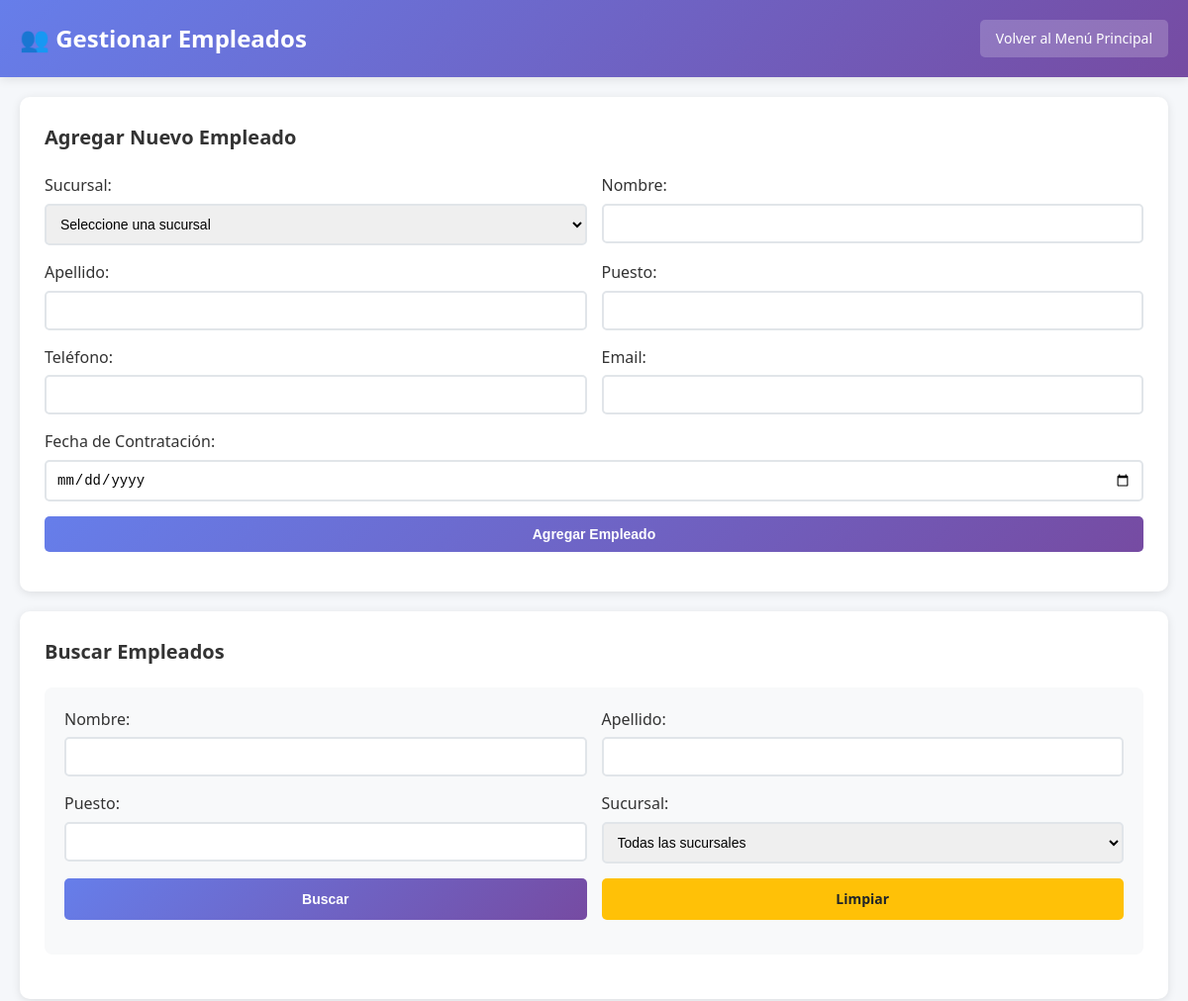
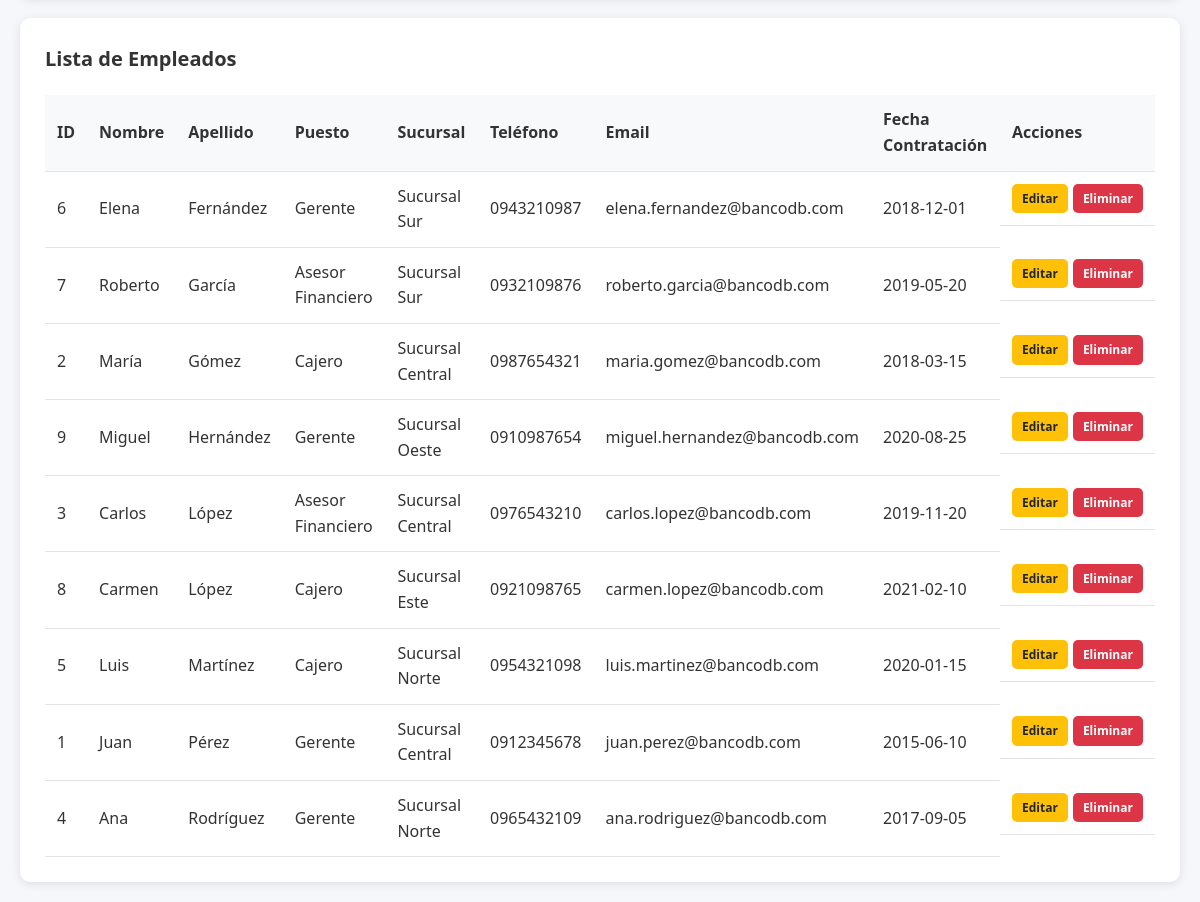
Screenshot of /crud_empleados.php (signed in) with the database file from the repository (2 pictures, top to bottom).
### tables this page shows
CREATE TABLE Empleado (
    empleado_id INT AUTO_INCREMENT PRIMARY KEY,
    sucursal_id INT NOT NULL,
    nombre VARCHAR(100) NOT NULL,
    apellido VARCHAR(100) NOT NULL,
    puesto VARCHAR(50) NOT NULL,
    telefono VARCHAR(15),
    email VARCHAR(100) UNIQUE,
    fecha_contratacion DATE NOT NULL,
    FOREIGN KEY (sucursal_id) REFERENCES Sucursal(sucursal_id) ON DELETE CASCADE
);

CREATE TABLE Sucursal (
    sucursal_id INT AUTO_INCREMENT PRIMARY KEY,
    nombre VARCHAR(100) NOT NULL,
    direccion VARCHAR(200) NOT NULL,
    telefono VARCHAR(15) NOT NULL,
    fecha_apertura DATE NOT NULL
);

### config.php (called while the page is built, shortened)
<?php
function tienePermiso($rol, $accion, $tabla) {
    $matrizPermisos = [
        'Administrador' => [
            'Sucursal' => ['C', 'R', 'U', 'D'],
            'Empleado' => ['C', 'R', 'U', 'D'],
            'Cliente' => ['C', 'R', 'U', 'D'],
            'Cuenta' => ['C', 'R', 'U', 'D'],
            'Transaccion' => ['C', 'R', 'U', 'D'],
            'Prestamo' => ['C', 'R', 'U', 'D'],
            'TarjetaCredito' => ['C', 'R', 'U', 'D'],
            'Usuario' => ['C', 'R', 'U', 'D']
        ],
        'Desarrollador' => [
            'Cuenta' => ['C', 'R', 'U', 'D'],
            'Transaccion' => ['C', 'R', 'U', 'D'],
            'TarjetaCredito' => ['C', 'R', 'U', 'D'],
            'Cliente' => ['R'],
            'Empleado' => ['R']
        ],
        'Supervisor' => [
            'Cuenta' => ['R'],
            'Transaccion' => ['R'],
            'Prestamo' => ['R'],
            'TarjetaCredito' => ['R'],
            'Cliente' => ['R']
        ]
    ];
    return isset($matrizPermisos[$rol][$tabla]) && in_array($accion, $matrizPermisos[$rol][$tabla]);
}
?>

### crud_empleados.php (the view, shortened to what this page needs)
<?php
require_once 'config.php';
$rol = $_SESSION['rol'];
$where_clause = "1=1";
$empleado_editar = null;
$sql = "SELECT e.*, s.nombre as sucursal_nombre FROM Empleado e
        LEFT JOIN Sucursal s ON e.sucursal_id = s.sucursal_id
        WHERE $where_clause ORDER BY e.apellido, e.nombre";
$stmt = $conn->prepare($sql);
$stmt->execute();
$result = $stmt->get_result();
$empleados = $result->fetch_all(MYSQLI_ASSOC);
?>
<!DOCTYPE html>
<html lang="es">
<head>
</head>
<body>
    <div class="header">
        <div class="header-content">
            <h1>👥 Gestionar Empleados</h1>
            <a href="index.php" class="back-btn">Volver al Menú Principal</a>
        </div>
    </div>
    <div class="container">
        <?php if (tienePermiso($rol, 'C', 'Empleado') || tienePermiso($rol, 'U', 'Empleado')): ?>
        <div class="form-section">
            <h2><?php echo $empleado_editar ? 'Editar Empleado' : 'Agregar Nuevo Empleado'; ?></h2>
            <form method="POST">
                <div class="form-row">
                    <div class="form-group">
                        <label for="sucursal_id">Sucursal:</label>
                        <select id="sucursal_id" name="sucursal_id" required>
                            <option value="">Seleccione una sucursal</option>
                        </select>
                    </div>
                    <div class="form-group">
                        <label for="nombre">Nombre:</label>
                        <input type="text" id="nombre" name="nombre" value="<?php echo $empleado_editar ? htmlspecialchars($empleado_editar['nombre']) : ''; ?>" required>
                    </div>
                </div>
                <div class="form-row">
                    <div class="form-group">
                        <label for="apellido">Apellido:</label>
                        <input type="text" id="apellido" name="apellido" value="<?php echo $empleado_editar ? htmlspecialchars($empleado_editar['apellido']) : ''; ?>" required>
                    </div>
                    <div class="form-group">
                        <label for="puesto">Puesto:</label>
                        <input type="text" id="puesto" name="puesto" value="<?php echo $empleado_editar ? htmlspecialchars($empleado_editar['puesto']) : ''; ?>" required>
                    </div>
                </div>
                <div class="form-row">
                    <div class="form-group">
                        <label for="telefono">Teléfono:</label>
                        <input type="text" id="telefono" name="telefono" value="<?php echo $empleado_editar ? htmlspecialchars($empleado_editar['telefono']) : ''; ?>">
                    </div>
                    <div class="form-group">
                        <label for="email">Email:</label>
                        <input type="email" id="email" name="email" value="<?php echo $empleado_editar ? htmlspecialchars($empleado_editar['email']) : ''; ?>">
                    </div>
                </div>
                <div class="form-row">
                    <div class="form-group">
                        <label for="fecha_contratacion">Fecha de Contratación:</label>
                        <input type="date" id="fecha_contratacion" name="fecha_contratacion" value="<?php echo $empleado_editar ? $empleado_editar['fecha_contratacion'] : ''; ?>" required>
                    </div>
                </div>
                <div class="form-row">
                    <?php if ($empleado_editar): ?>
                        <button type="submit" name="editar" class="btn btn-primary">Actualizar Empleado</button>
                        <a href="crud_empleados.php" class="btn btn-warning">Cancelar</a>
                    <?php else: ?>
                        <button type="submit" name="agregar" class="btn btn-primary">Agregar Empleado</button>
                    <?php endif; ?>
                </div>
            </form>
        </div>
        <?php endif; ?>
        <div class="form-section">
            <h2>Buscar Empleados</h2>
            <form method="POST" class="search-form">
                <div class="form-row">
                    <div class="form-group">
                        <label for="nombre_buscar">Nombre:</label>
                        <input type="text" id="nombre_buscar" name="nombre" value="<?php echo isset($_POST['nombre']) ? htmlspecialchars($_POST['nombre']) : ''; ?>">
                    </div>
                    <div class="form-group">
                        <label for="apellido_buscar">Apellido:</label>
                        <input type="text" id="apellido_buscar" name="apellido" value="<?php echo isset($_POST['apellido']) ? htmlspecialchars($_POST['apellido']) : ''; ?>">
                    </div>
                </div>
                <div class="form-row">
                    <div class="form-group">
                        <label for="puesto_buscar">Puesto:</label>
                        <input type="text" id="puesto_buscar" name="puesto" value="<?php echo isset($_POST['puesto']) ? htmlspecialchars($_POST['puesto']) : ''; ?>">
                    </div>
                    <div class="form-group">
                        <label for="sucursal_id_buscar">Sucursal:</label>
                        <select id="sucursal_id_buscar" name="sucursal_id">
                            <option value="">Todas las sucursales</option>
                        </select>
                    </div>
                </div>
                <div class="form-row">
                    <button type="submit" name="buscar" class="btn btn-primary">Buscar</button>
                    <a href="crud_empleados.php" class="btn btn-warning">Limpiar</a>
                </div>
            </form>
        </div>
        <div class="table-section">
            <h2>Lista de Empleados</h2>
            <table>
                <thead>
                    <tr>
                        <th>ID</th>
                        <th>Nombre</th>
                        <th>Apellido</th>
                        <th>Puesto</th>
                        <th>Sucursal</th>
                        <th>Teléfono</th>
                        <th>Email</th>
                        <th>Fecha Contratación</th>
                        <th>Acciones</th>
                    </tr>
                </thead>
                <tbody>
                    <?php if (empty($empleados)): ?>
                        <tr>
                            <td colspan="9" style="text-align: center; color: #666;">No se encontraron empleados.</td>
                        </tr>
                    <?php else: ?>
                        <?php foreach ($empleados as $empleado): ?>
                            <tr>
                                <td><?php echo htmlspecialchars($empleado['empleado_id']); ?></td>
                                <td><?php echo htmlspecialchars($empleado['nombre']); ?></td>
                                <td><?php echo htmlspecialchars($empleado['apellido']); ?></td>
                                <td><?php echo htmlspecialchars($empleado['puesto']); ?></td>
                                <td><?php echo htmlspecialchars($empleado['sucursal_nombre']); ?></td>
                                <td><?php echo htmlspecialchars($empleado['telefono']); ?></td>
                                <td><?php echo htmlspecialchars($empleado['email']); ?></td>
                                <td><?php echo htmlspecialchars($empleado['fecha_contratacion']); ?></td>
                                <td class="actions">
                                    <?php if (tienePermiso($rol, 'U', 'Empleado')): ?>
                                        <a href="?editar=<?php echo $empleado['empleado_id']; ?>" class="btn btn-warning btn-sm">Editar</a>
                                    <?php endif; ?>
                                    <?php if (tienePermiso($rol, 'D', 'Empleado')): ?>
                                        <a href="?eliminar=<?php echo $empleado['empleado_id']; ?>" class="btn btn-danger btn-sm" onclick="return confirm('¿Está seguro de que desea eliminar este empleado?')">Eliminar</a>
                                    <?php endif; ?>
                                </td>
                            </tr>
                        <?php endforeach; ?>
                    <?php endif; ?>
                </tbody>
            </table>
        </div>
    </div>
</body>
</html>

### crud_empleados.php (style rules this page uses)
* { margin: 0; padding: 0; box-sizing: border-box; }
body { font-family: 'Segoe UI', Tahoma, Geneva, Verdana, sans-serif; background: #f5f7fa; color: #333; line-height: 1.6; }
.header { background: linear-gradient(135deg, #667eea 0%, #764ba2 100%); color: white; padding: 20px 0; box-shadow: 0 2px 10px rgba(0,0,0,0.1); }
.header-content { max-width: 1200px; margin: 0 auto; padding: 0 20px; display: flex; justify-content: space-between; align-items: center; }
.header h1 { font-size: 24px; font-weight: 600; }
.back-btn { background: rgba(255,255,255,0.2); color: white; border: none; padding: 8px 16px; border-radius: 5px; cursor: pointer; text-decoration: none; font-size: 14px; transition: background 0.3s ease; }
.container { max-width: 1200px; margin: 0 auto; padding: 20px; }
.form-section { background: white; padding: 25px; border-radius: 10px; box-shadow: 0 2px 10px rgba(0,0,0,0.1); margin-bottom: 20px; }
.form-section h2 { color: #333; margin-bottom: 20px; font-size: 20px; }
.form-row { display: grid; grid-template-columns: repeat(auto-fit, minmax(250px, 1fr)); gap: 15px; margin-bottom: 15px; }
.form-group { display: flex; flex-direction: column; }
.form-group label { margin-bottom: 5px; font-weight: 500; color: #333; }
.form-group input, .form-group select { padding: 10px; border: 2px solid #e1e5e9; border-radius: 5px; font-size: 14px; transition: border-color 0.3s ease; }
.btn { padding: 10px 20px; border: none; border-radius: 5px; cursor: pointer; font-size: 14px; font-weight: 600; transition: all 0.3s ease; text-decoration: none; display: inline-block; text-align: center; }
.btn-primary { background: linear-gradient(135deg, #667eea 0%, #764ba2 100%); color: white; }
.btn-danger { background: #dc3545; color: white; }
.btn-warning { background: #ffc107; color: #212529; }
.table-section { background: white; padding: 25px; border-radius: 10px; box-shadow: 0 2px 10px rgba(0,0,0,0.1); }
.table-section h2 { color: #333; margin-bottom: 20px; font-size: 20px; }
.search-form { background: #f8f9fa; padding: 20px; border-radius: 8px; margin-bottom: 20px; }
table { width: 100%; border-collapse: collapse; margin-top: 20px; }
th, td { padding: 12px; text-align: left; border-bottom: 1px solid #e1e5e9; }
th { background: #f8f9fa; font-weight: 600; color: #333; }
.actions { display: flex; gap: 5px; }
.btn-sm { padding: 5px 10px; font-size: 12px; }

### rows the page displays
empleado: empleado_id "6", nombre "Elena", apellido "Fernández", puesto "Gerente", sucursal.nombre "Sucursal Sur", telefono "0943210987", email "elena.fernandez@bancodb.com", fecha_contratacion "2018-12-01"
empleado: empleado_id "7", nombre "Roberto", apellido "García", puesto "Asesor Financiero", sucursal.nombre "Sucursal Sur", telefono "0932109876", email "roberto.garcia@bancodb.com", fecha_contratacion "2019-05-20"
empleado: empleado_id "2", nombre "María", apellido "Gómez", puesto "Cajero", sucursal.nombre "Sucursal Central", telefono "0987654321", email "maria.gomez@bancodb.com", fecha_contratacion "2018-03-15"
empleado: empleado_id "9", nombre "Miguel", apellido "Hernández", puesto "Gerente", sucursal.nombre "Sucursal Oeste", telefono "0910987654", email "miguel.hernandez@bancodb.com", fecha_contratacion "2020-08-25"
empleado: empleado_id "3", nombre "Carlos", apellido "López", puesto "Asesor Financiero", sucursal.nombre "Sucursal Central", telefono "0976543210", email "carlos.lopez@bancodb.com", fecha_contratacion "2019-11-20"
empleado: empleado_id "8", nombre "Carmen", apellido "López", puesto "Cajero", sucursal.nombre "Sucursal Este", telefono "0921098765", email "carmen.lopez@bancodb.com", fecha_contratacion "2021-02-10"
empleado: empleado_id "5", nombre "Luis", apellido "Martínez", puesto "Cajero", sucursal.nombre "Sucursal Norte", telefono "0954321098", email "luis.martinez@bancodb.com", fecha_contratacion "2020-01-15"
empleado: empleado_id "1", nombre "Juan", apellido "Pérez", puesto "Gerente", sucursal.nombre "Sucursal Central", telefono "0912345678", email "juan.perez@bancodb.com", fecha_contratacion "2015-06-10"
empleado: empleado_id "4", nombre "Ana", apellido "Rodríguez", puesto "Gerente", sucursal.nombre "Sucursal Norte", telefono "0965432109", email "ana.rodriguez@bancodb.com", fecha_contratacion "2017-09-05"
